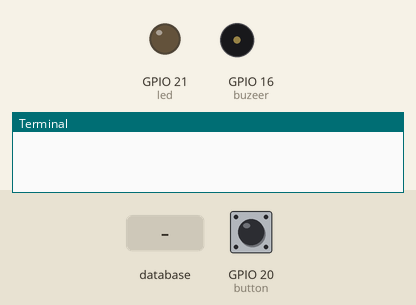
Simulated run of this program. Board: Raspberry Pi (BCM pin numbers). On the bench: output pins drawn as LEDs (lit = HIGH), buzzer (waves = sounding, pin HIGH), the last lines printed to the terminal. The inputs (shaded band) are chosen by the test bench; at power-on: GPIO 20 (button) LOW. Each call to the cloud database takes 0.3 s, and an entry nobody has set reads as its off value or as empty.

Above: at 1.2 s.
1.3 s: GPIO 20 (button) pulled HIGH for 0.15 s
At 1.45 s:
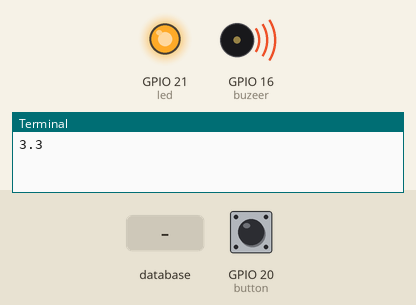
3.1 s: database entry "onefloor" set to "1"
At 4.2 s:
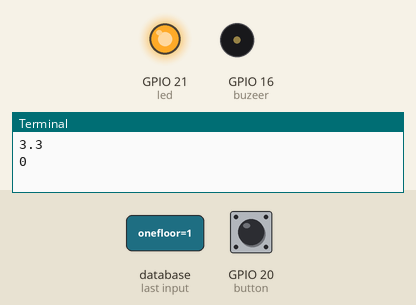
4.6 s: database entry "onefloor" set to "0"
At 5.3 s:
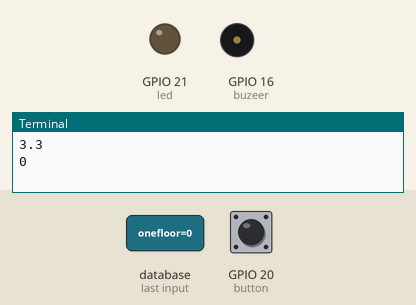
6.1 s: GPIO 20 (button) pulled HIGH for 3.2 s
At 6.5 s:
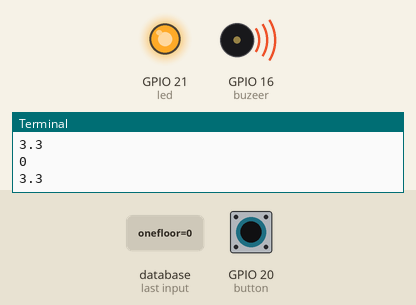
Timing chart, 0 to 10.8 s (numbered marks = the images above; inputs shaded):
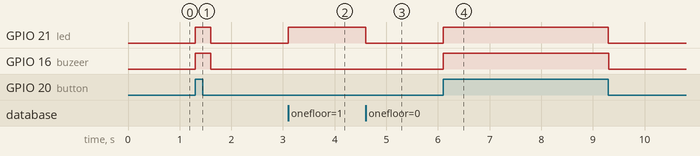

The program:

Button_LED_Buzeer_FB.py
```python
from gpiozero import Button, LED, Buzzer
from signal import pause
from time import sleep
import firebase_admin
from firebase_admin import credentials
from firebase_admin import db

cred = credentials.Certificate("../../firebase/firebase_key.json")
firebase_admin.initialize_app(cred, {
    'databaseURL': 'https://iotfb-fc0b9.firebaseio.com/'
})
# Relay 接法
# IN1 -> 21, GND -> 負極, VCC -> 5V
led = LED(21)
button = Button(20, pull_up=False)
buzeer = Buzzer(16)

def on():
    led.on()
    print(3.3)
    buzeer.on()
    db.reference('/smarthouse/led/onefloor').set(1)

def off():
    led.off()
    print(0)
    buzeer.off()
    db.reference('/smarthouse/led/onefloor').set(0)

def listener(event):
    data = event.data
    if data == 1:
        led.on()
    else:
        led.off()

db.reference('/smarthouse/led/onefloor').listen(listener)
button.when_pressed = on
button.when_released = off

pause()
```

Measured:
- after the input at 1.3 s, GPIO 21 (led), GPIO 16 (buzeer): LOW → HIGH at once, → LOW 0.30 s later
- after the input at 3.1 s, GPIO 21 (led): LOW → HIGH at once
- after the input at 4.6 s, GPIO 21 (led): HIGH → LOW at once
- after the input at 6.1 s, GPIO 21 (led), GPIO 16 (buzeer): LOW → HIGH at once, → LOW 3.2 s later
